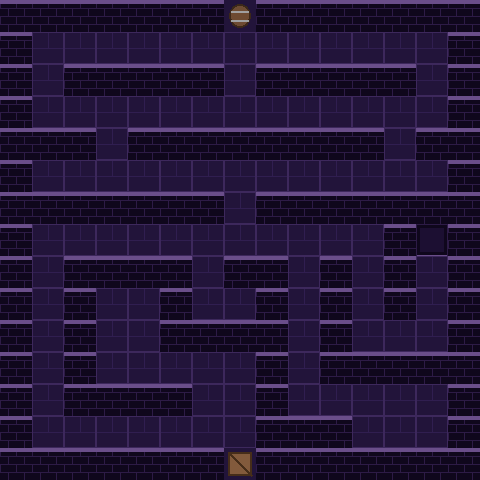

Below is a game level as drawn by its tile map, then a one-line description and the .tmx file that defines it, in full:
An orthogonal 15x15 tile map with 32x32 px tiles, 1 tile layer (Terreno) and 15 objects (5x Encounter, 4x Chest, 2x Trap, Jugador, Stairs, ...).

<map version="1.10" tiledversion="1.12.2" orientation="orthogonal" renderorder="right-down" width="15" height="15" tilewidth="32" tileheight="32" infinite="0" nextlayerid="3" nextobjectid="22">
 <editorsettings>
  <export target="../public/assets/maps/nivel4.json" format="json" />
 </editorsettings>
 <tileset firstgid="1" source="dungeon_tiles.tsx" />
 <layer id="1" name="Terreno" width="15" height="15">
  <data encoding="csv">
3,3,3,3,3,3,3,11,3,3,3,3,3,3,3,
3,17,17,17,17,17,17,17,17,17,17,17,17,17,3,
3,17,3,3,3,3,3,17,3,3,3,3,3,17,3,
3,17,17,17,17,17,17,17,17,17,17,17,17,17,3,
3,3,3,17,3,3,3,3,3,3,3,3,17,3,3,
3,17,17,17,17,17,17,17,17,17,17,17,17,17,3,
3,3,3,3,3,3,3,17,3,3,3,3,3,3,3,
3,17,17,17,17,17,17,17,17,17,17,17,3,2,3,
3,17,3,3,3,3,17,3,3,17,3,17,3,17,3,
3,17,3,17,17,3,17,17,3,17,3,17,3,17,3,
3,17,3,17,17,3,3,3,3,17,3,17,17,17,3,
3,17,3,17,17,17,17,17,3,17,3,3,3,3,3,
3,17,3,3,3,3,17,17,3,17,17,17,17,17,3,
3,17,17,17,17,17,17,17,3,3,3,17,17,17,3,
3,3,3,3,3,3,3,12,3,3,3,3,3,3,3
</data>
 </layer>
 <objectgroup id="2" name="Encuentros y cosas">
  <object id="1" name="Goblin Explorador" type="Encounter" x="160.269" y="97.402" width="31.148" height="29.508">
   <properties>
    <property name="enemy" value="goblin" />
   </properties>
  </object>
  <object id="6" name="Goblin Explorador" type="Encounter" x="159.191" y="416.625" width="31.148" height="29.508">
   <properties>
    <property name="enemy" value="goblin" />
   </properties>
  </object>
  <object id="8" name="Mago Novato del Gremio" type="Encounter" x="320.579" y="386.096" width="31.148" height="29.508">
   <properties>
    <property name="enemy" value="mago_novato" />
   </properties>
  </object>
  <object id="5" name="Trasgo Archivero" type="Encounter" x="288.298" y="226.226" width="31.148" height="29.508">
   <properties>
    <property name="enemy" value="trasgo" />
   </properties>
  </object>
  <object id="4" name="Jefe Goblin Alfa" type="Encounter" x="416.09" y="258.069" width="31.148" height="29.508">
   <properties>
    <property name="enemy" value="goblin_alpha" />
   </properties>
  </object>
  <object id="9" name="Jugador" type="Jugador" x="224.775" y="0.520679" width="30.968" height="31.4035" />
  <object id="10" name="Escaleras Salida" type="Stairs" x="224.982" y="449.44" width="31.843" height="29.6087" />
  <object id="20" name="Puerta Salida" type="Door" x="224.123" y="418.92" width="31.843" height="29.6087" />
  <object id="12" name="LLave" type="ItemKey" x="416.971" y="225.25" width="29.6608" height="29.231" />
  <object id="13" name="Trampa" type="Trap" x="224.391" y="193.87" width="29.6608" height="29.231" />
  <object id="14" name="Trampa" type="Trap" x="385.161" y="130.25" width="29.6608" height="29.231" />
  <object id="15" name="Cofre" type="Chest" x="384.731" y="100.589" width="29.6608" height="29.231" />
  <object id="21" name="Cofre" type="Chest" x="32.7757" y="227.405" width="29.6608" height="29.231" />
  <object id="16" name="Cofre" type="Chest" x="127.671" y="291.02" width="29.6608" height="29.231" />
  <object id="17" name="Cofre" type="Chest" x="416.971" y="387.31" width="29.6608" height="29.231" />
 </objectgroup>
</map>
